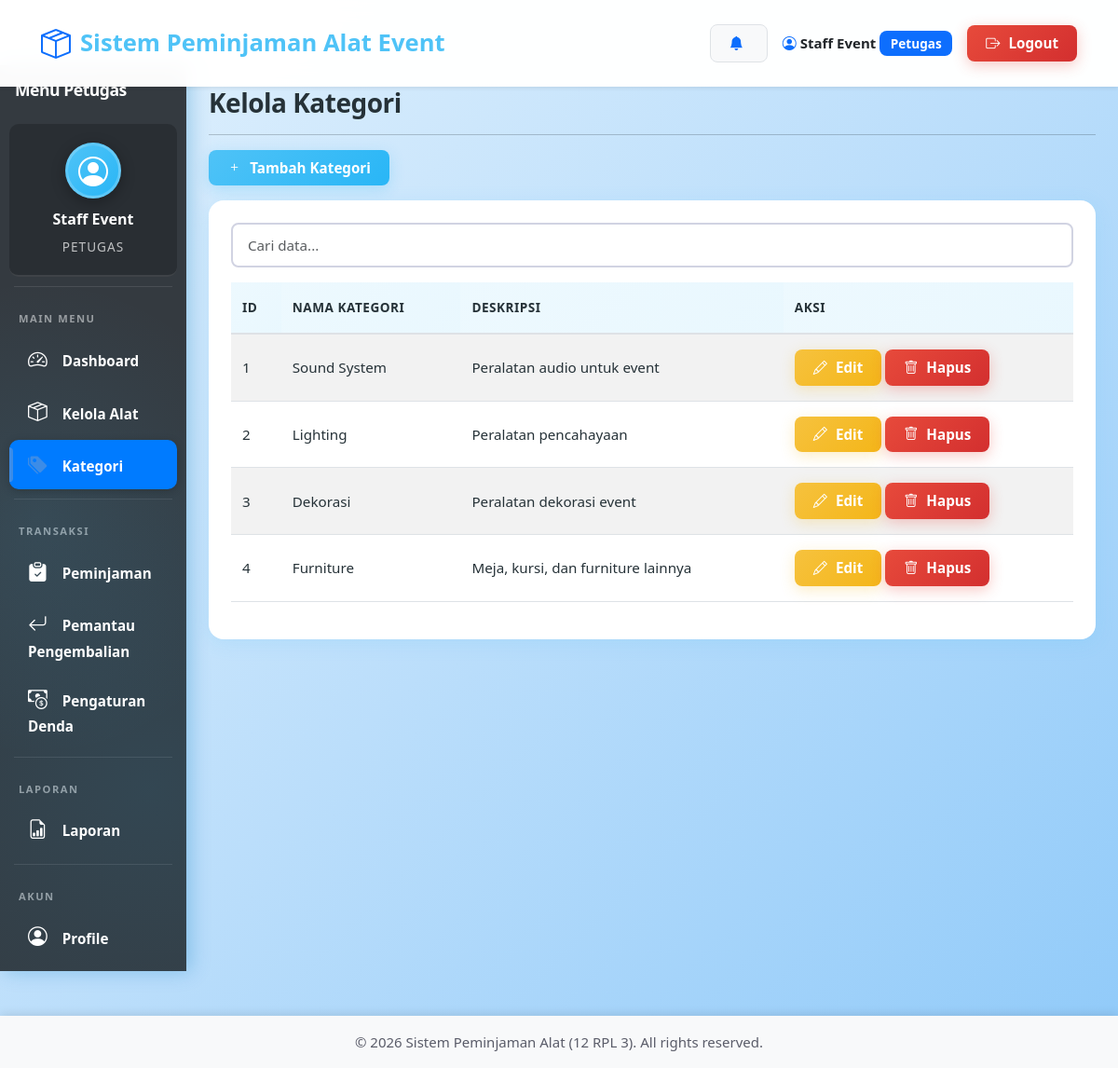
The app's page /petugas/kategori.php (signed in), older data.
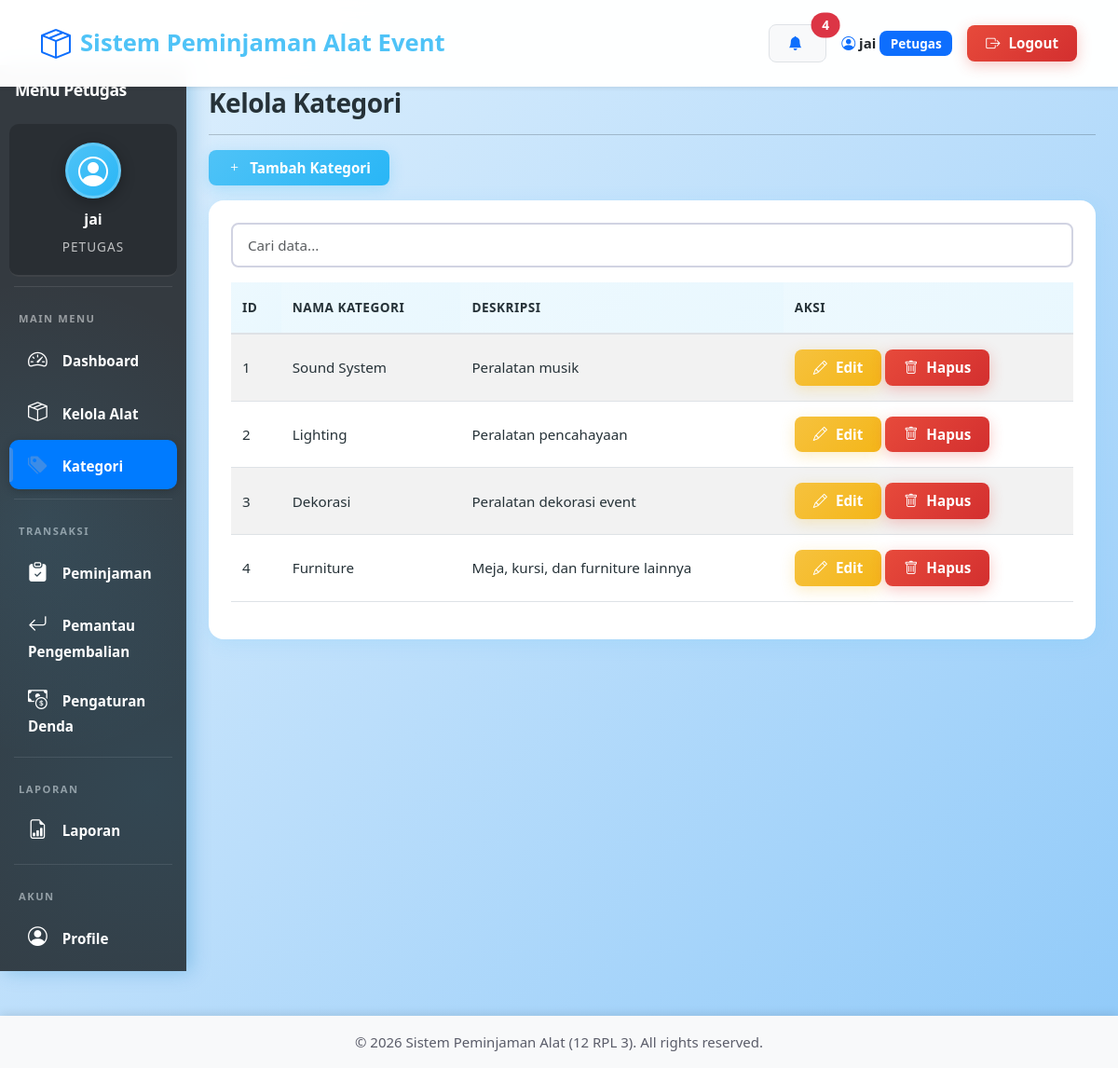
The same page, newer data.
### tables this page shows
CREATE TABLE `kategori` (
  `id` int NOT NULL,
  `nama_kategori` varchar(50) NOT NULL,
  `deskripsi` text,
  `deleted_at` datetime DEFAULT NULL
);

### controllers/KategoriController.php (called while the page is built, shortened)
<?php
require_once __DIR__ . '/../models/KategoriModel.php';
class KategoriController extends Controller {
    private $model;
    public function __construct($conn) {
        $this->model = new KategoriModel($conn);
    }
    public function index() {
        return $this->model->getAll();
    }
}
?>

### models/Model.php (called while the page is built, shortened)
<?php
class Model {
    protected $conn;
    public function __construct($conn) {
        $this->conn = $conn;
    }
    protected function query($sql) {
        return mysqli_query($this->conn, $sql);
    }
    protected function fetchAll($sql) {
        $result = $this->query($sql);
        $data = [];
        while ($row = mysqli_fetch_assoc($result)) {
            $data[] = $row;
        }
        return $data;
    }
}
?>

### models/KategoriModel.php (called while the page is built, shortened)
<?php
require_once __DIR__ . '/Model.php';
class KategoriModel extends Model {
    public function getAll() {
        return $this->fetchAll("SELECT * FROM kategori ORDER BY id ASC");
    }
}
?>

### petugas/kategori.php (the view, shortened to what the changed rows need)
<?php
require_once '../config/database.php';
require_once '../controllers/KategoriController.php';
$controller = new KategoriController($conn);
$kategori_list = $controller->index();
include '../includes/header.php';
?>
<div class="container-fluid">
    <div class="row">
        <?php include '../includes/petugas_sidebar.php'; ?>
        <div class="col-md-10 p-4">
            <h2>Kelola Kategori</h2>
            <div class="card">
                <div class="card-body">
                    <table class="table table-striped">
                        <thead>
                            <tr>
                                <th>ID</th>
                                <th>Nama Kategori</th>
                                <th>Deskripsi</th>
                                <th>Aksi</th>
                            </tr>
                        </thead>
                        <tbody>
                            <?php foreach ($kategori_list as $row): ?>
                            <tr>
                                <td><?php echo $row['id']; ?></td>
                                <td><?php echo htmlspecialchars($row['nama_kategori']); ?></td>
                                <td><?php echo htmlspecialchars($row['deskripsi']); ?></td>
                                <td>
                                    <button class="btn btn-sm btn-warning" onclick="editKategori(<?php echo $row['id']; ?>,'<?php echo addslashes($row['nama_kategori']); ?>','<?php echo addslashes($row['deskripsi']); ?>')">
                                        <i class="bi bi-pencil"></i> Edit
                                    </button>
                                    <button class="btn btn-sm btn-danger" onclick="if(confirm('Hapus kategori ini?')) location.href='?delete=<?php echo $row['id']; ?>'">
                                        <i class="bi bi-trash"></i> Hapus
                                    </button>
                                </td>
                            </tr>
                            <?php endforeach; ?>
                        </tbody>
                    </table>
                </div>
            </div>
        </div>
    </div>
</div>
<?php include '../includes/footer.php'; ?>

### includes/header.php (shortened to what the changed rows need)
<!DOCTYPE html>
<html lang="id">
<head>
    <link href="https://cdn.jsdelivr.net/npm/bootstrap@5.3.0/dist/css/bootstrap.min.css" rel="stylesheet">
    <link rel="stylesheet" href="https://cdn.jsdelivr.net/npm/bootstrap-icons@1.10.0/font/bootstrap-icons.css">
    <link rel="stylesheet" href="<?php echo BASE_PATH; ?>assets/css/style.css">
</head>
<body>
    <nav class="navbar navbar-expand-lg navbar-light bg-white shadow-sm">
        <div class="container-fluid">
            <?php
            $notif_count = 0;
            $notifications = [];
            if (isset($_SESSION['user_id']) && isset($_SESSION['role'])) {
                if ($_SESSION['role'] == 'peminjam') {
                    $user_id = $_SESSION['user_id'];
                    $query = "SELECT p.*,
                             DATEDIFF(p.tanggal_kembali, CURDATE()) as hari_tersisa,
                             (SELECT GROUP_CONCAT(a.nama_alat SEPARATOR ', ')
                              FROM detail_peminjaman dp
                              JOIN alat a ON dp.alat_id = a.id
                              WHERE dp.peminjaman_id = p.id) as alat_list
                             FROM peminjaman p
                             WHERE p.peminjam_id = $user_id
                             AND p.status = 'dipinjam'
                             AND DATEDIFF(p.tanggal_kembali, CURDATE()) <= 2
                             AND DATEDIFF(p.tanggal_kembali, CURDATE()) >= 0
                             ORDER BY p.tanggal_kembali ASC";
                    $result = mysqli_query($conn, $query);
                    while ($row = mysqli_fetch_assoc($result)) {
                        $notifications[] = [
                            'type' => 'warning',
                            'icon' => 'exclamation-triangle',
                            'title' => 'Pengingat Pengembalian',
                            'message' => "Alat {$row['alat_list']} harus dikembalikan dalam {$row['hari_tersisa']} hari (Tanggal: " . date('d/m/Y', strtotime($row['tanggal_kembali'])) . ")",
                            'time' => 'Segera'
                        ];
                        $notif_count++;
                    }
                    $query_late = "SELECT p.*,
                                  DATEDIFF(CURDATE(), p.tanggal_kembali) as hari_terlambat,
                                  (SELECT GROUP_CONCAT(a.nama_alat SEPARATOR ', ')
                                   FROM detail_peminjaman dp
                                   JOIN alat a ON dp.alat_id = a.id
                                   WHERE dp.peminjaman_id = p.id) as alat_list
                                  FROM peminjaman p
                                  WHERE p.peminjam_id = $user_id
                                  AND p.status = 'dipinjam'
                                  AND p.tanggal_kembali < CURDATE()
                                  ORDER BY p.tanggal_kembali ASC";
                    $result_late = mysqli_query($conn, $query_late);
                    while ($row = mysqli_fetch_assoc($result_late)) {
                        $notifications[] = [
                            'type' => 'danger',
                            'icon' => 'exclamation-circle',
                            'title' => 'Terlambat!',
                            'message' => "Alat {$row['alat_list']} sudah terlambat {$row['hari_terlambat']} hari! Segera kembalikan untuk menghindari denda.",
                            'time' => 'Urgent'
                        ];
                        $notif_count++;
                    }
                } elseif ($_SESSION['role'] == 'petugas' || $_SESSION['role'] == 'admin') {
                    $query_late = "SELECT p.*, u.nama,
                                  DATEDIFF(CURDATE(), p.tanggal_kembali) as hari_terlambat,
                                  (SELECT GROUP_CONCAT(a.nama_alat SEPARATOR ', ')
                                   FROM detail_peminjaman dp
                                   JOIN alat a ON dp.alat_id = a.id
                                   WHERE dp.peminjaman_id = p.id) as alat_list
                                  FROM peminjaman p
                                  JOIN users u ON p.peminjam_id = u.id
                                  WHERE p.status = 'dipinjam'
                                  AND p.tanggal_kembali < CURDATE()
                                  ORDER BY p.tanggal_kembali ASC";
                    $result_late = mysqli_query($conn, $query_late);
                    while ($row = mysqli_fetch_assoc($result_late)) {
                        $notif_count++;
                    }
                    $query_pending = "SELECT COUNT(*) as total FROM peminjaman WHERE status = 'pending'";
                    $pending = mysqli_fetch_assoc(mysqli_query($conn, $query_pending))['total'];
                    if ($pending > 0) {
                        $notif_count++;
                    }
                }
            }
            ?>
            <?php if (isset($_SESSION['user_id'])): ?>
            <div class="navbar-nav ms-auto d-flex align-items-center">
                <div class="dropdown me-3">
                    <a class="btn btn-light border position-relative" href="#" role="button" data-bs-toggle="dropdown" aria-expanded="false">
                        <i class="bi bi-bell-fill text-primary"></i>
                        <?php if ($notif_count > 0): ?>
                        <span class="position-absolute top-0 start-100 translate-middle badge rounded-pill bg-danger">
                            <?php echo $notif_count; ?>
                        </span>
                        <?php endif; ?>
                    </a>
                </div>
                <span class="navbar-text text-dark me-3 fw-bold">
                    <i class="bi bi-person-circle text-primary"></i> <?php echo $_SESSION['nama']; ?>
                    <span class="badge bg-primary"><?php echo ucfirst($_SESSION['role']); ?></span>
                </span>
                <a href="<?php echo BASE_PATH; ?>auth/logout.php" class="btn btn-danger btn-sm">
                    <i class="bi bi-box-arrow-right"></i> Logout
                </a>
            </div>
            <?php endif; ?>
        </div>
    </nav>

### includes/petugas_sidebar.php (shortened to what the changed rows need)
<div class="col-md-2 sidebar p-0">
    <div class="sidebar-user-card">
        <div class="user-avatar">
            <?php if (isset($_SESSION['foto_profile']) && $_SESSION['foto_profile'] && file_exists('../' . $_SESSION['foto_profile'])): ?>
                <img src="../<?php echo $_SESSION['foto_profile']; ?>" alt="Profile" style="width: 100%; height: 100%; object-fit: cover; border-radius: 50%;">
            <?php else: ?>
                <i class="bi bi-person-circle"></i>
            <?php endif; ?>
        </div>
        <div class="user-name"><?php echo $_SESSION['nama']; ?></div>
        <div class="user-role"><?php echo ucfirst($_SESSION['role']); ?></div>
    </div>
</div>

Row changes from the older to the newer data that the page shows:
changed kategori "Sound System": deskripsi "Peralatan audio untuk event" → "Peralatan musik"
Text that changed along with them:
$notif_count: (not shown) → "4"
$_SESSION['nama']: "Staff Event" → "jai"
